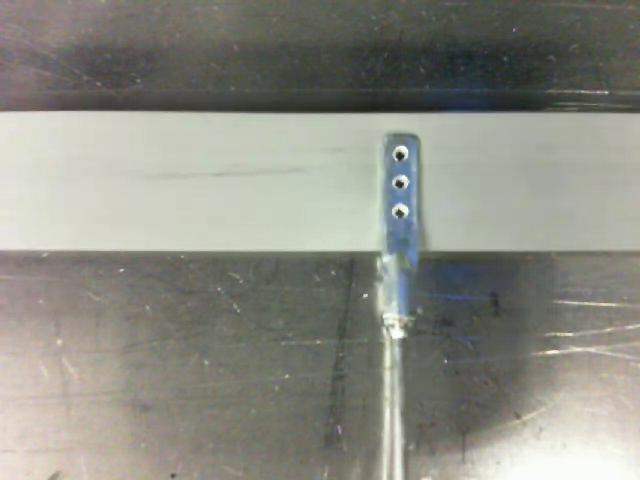
//> input picture camera/FeaturePointsSolutions/samples/00000013.jpg, 640 x 480 px
$ ./detectImage samples/00000013.jpg   (built with g++ and OpenCV 4)
//> lines starting //> are read from the running program, lines starting //| are printed output that depends on the picture
### camera/FeaturePointsSolutions/detection.hpp
#ifndef __DECT_H__
#define __DECT_H__

#include <stdio.h>
#include <opencv2/features2d/features2d.hpp>
#include <opencv2/highgui/highgui.hpp>
#include <opencv2/imgproc/imgproc_c.h>
#include <opencv2/legacy/compat.hpp>
#include <gsl/gsl_fit.h>
#include <math.h>

CvMat * toBWImage(CvMat * src);
CvMat * toEdgeImage(CvMat * src);
CvMat * toGrayImage(IplImage * src);
IplImage * resizeTo(IplImage * src, int width, int height);
int isDot(int row, int column, CvMat * image);
int hasContinuePoint(int row, int column, CvMat * image);
int findTopBottom(CvMat * edgeImage, int * topLineY, int * bottomLineY);
int findLeftRight(CvSeq *imageKeypoints, int * leftLineX, int * rightLineX);
int isProturding(IplImage * image,
                 int topLineY, int bottomLineY, int leftLineX, int rightLineX,
                 CvSeq *imageKeypoints, int keyPointSizeThreshold,
                 float outsideRatioThreshold, int distanceThreshold);

void drawAllFeaturePoints(IplImage * image, CvSeq * imageKeypoints);

int isRotate(IplImage * image,
             int topLineY, int leftLineX, int rightLineX, CvSeq *imageKeypoints,
             int keyPointSizeThreshold, int distanceThreshold,
             double absSlopeThreshold, double * outSlope);

void detectError(IplImage * image, CvMat * grayImage, CvMat * edgeImage,
               int keyFrameFeature,
               int featureThreshold, int counter);

void detectErrorInBounds(
    IplImage * image, CvMat * grayImage, CvMat * edgeImage,
    int keyFrameFeature,
    int featureThreshold, int counter,
    int topLineY, int bottomLineY, int leftLineX, int rightLineX);


int getFeatureCount(CvMat * grayImage, int featureThreshold);

#endif

### camera/FeaturePointsSolutions/detection.cpp
#include "detection.hpp"

// [5 lines left out: function toBWImage, not called in this run]

CvMat * toEdgeImage(CvMat * src) {
    CvMat *dest = cvCreateMat(src->height, src->width, CV_8UC1);
    cvCanny(src, dest, 50, 150, 3);
    return dest;
}

CvMat * toGrayImage(IplImage * src) {
    CvMat * dest = cvCreateMat(src->height, src->width, CV_8UC1);
    cvCvtColor(src, dest, CV_BGR2GRAY);
    return dest;
}

IplImage * resizeTo(IplImage * src, int width, int height) {
    IplImage * dest = NULL;
    CvSize size;

    size.width=width;
    size.height=height;

    dest = cvCreateImage(size,src->depth,src->nChannels);
    cvResize(src, dest, CV_INTER_LINEAR);
    return dest;
}

// [286 lines left out: functions isDot, hasContinuePoint, findTopBottom, findLeftRight, isProturding, isRotate and 5 more, not called in this run]


void detectError(IplImage * image, CvMat * grayImage, CvMat * edgeImage,
               int keyFrameFeature,
               int featureThreshold, int counter) {

    CvMemStorage* storage = cvCreateMemStorage(0);
    CvSeq *imageKeypoints = 0;
    CvSeq *imageDescriptors = 0;
    CvSURFParams params = cvSURFParams(featureThreshold, 1);
    cvExtractSURF(grayImage, 0, &imageKeypoints, &imageDescriptors, storage, params);

    int leftLineX = -1;
    int rightLineX = -1;
    int topLineY = -1;
    int bottomLineY = -1;
    double slope = 0;

    findTopBottom(edgeImage, &topLineY, &bottomLineY);
    findLeftRight(imageKeypoints, &leftLineX, &rightLineX);

    int hasProturding = isProturding(
        image, topLineY, bottomLineY, leftLineX, rightLineX,
        imageKeypoints, 30, 0.15, 2
    );

    int hasRotate = isRotate(
        image, topLineY, leftLineX, rightLineX,
        imageKeypoints, 30, 2, 0.1, &slope
    );

    if (keyFrameFeature >= 45 && topLineY != bottomLineY) {

        drawSlopeInfo(image, slope);
        drawBoundary(image, topLineY, bottomLineY, leftLineX, rightLineX);
        drawDetectionResult(image, hasProturding, hasRotate);
        drawFeaturePoints(image, imageKeypoints, 30, topLineY, leftLineX, rightLineX, 2);

        if (hasRotate) {
          char * filename = (char *) malloc(sizeof(char) * 200);
          sprintf(filename, "miss/%08d.png", counter);
          cvSaveImage(filename, image, 0);
          free(filename);
        }
    }
}

// [8 lines left out: function getFeatureCount, not called in this run]

### camera/FeaturePointsSolutions/detectImage.cpp
#include "detection.hpp"

#include <sys/time.h>


int main(int argc, char ** argv) {

    if (argc != 2) {
      printf("usage: %s imageFile.jpg\n", argv[0]);
      exit(0);
    }

    struct timeval tv;
    gettimeofday(&tv, NULL);
    long startSec = tv.tv_sec;
    long startUsec = tv.tv_usec;

    IplImage * frame = cvLoadImage(argv[1], 1);
//> frame is the input picture: 480 rows x 640 cols, CV_8UC3; mean B, G, R 132.1, 140.7, 140.3
    IplImage * resized = resizeTo(frame, 320, 240);
    CvMat * grayImage = toGrayImage(resized);
//> in toGrayImage, `cvCvtColor(src, dest, CV_BGR2GRAY);`:
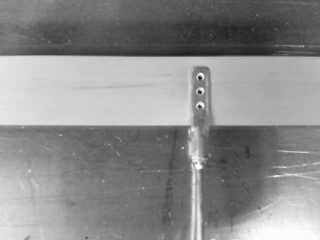
//> dest: 240 rows x 320 cols, CV_8UC1; min 31, max 253, mean 139.8
    CvMat * edgeImage = toEdgeImage(grayImage);
//> in toEdgeImage, `cvCanny(src, dest, 50, 150, 3);`:
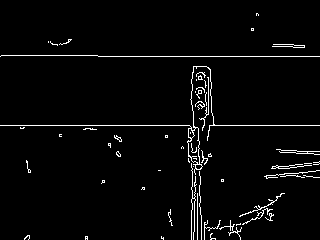
//> dest: 240 rows x 320 cols, CV_8UC1; 3.1% white in thin lines or dots


    detectError(resized, grayImage, edgeImage, 100, 800, 0);
//> (the run ends here: the program needs code that is not available in this run, at `CvSURFParams params = cvSURFParams(featureThreshold, 1);`)

$ run again, on camera/FeaturePointsSolutions/samples/00000015.jpg
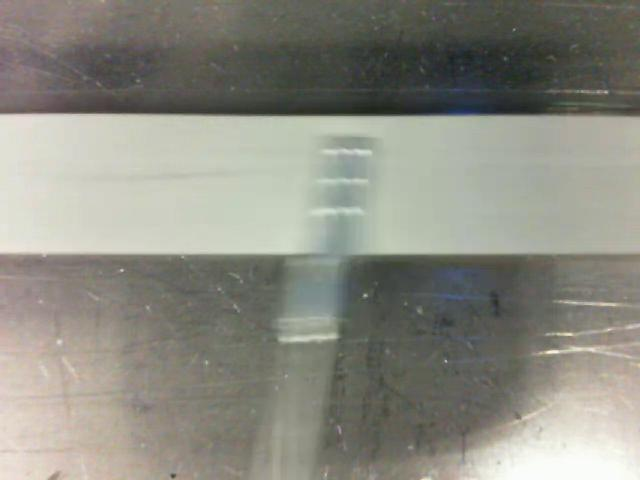
//> input picture camera/FeaturePointsSolutions/samples/00000015.jpg, 640 x 480 px
//> frame is the input picture: 480 rows x 640 cols, CV_8UC3; mean B, G, R 130.1, 140, 140.2
//> in toEdgeImage, `cvCanny(src, dest, 50, 150, 3);`:
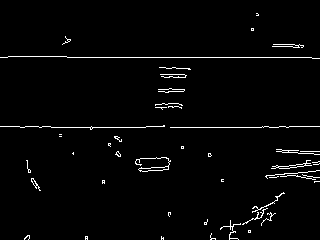
//> dest: 240 rows x 320 cols, CV_8UC1; 2.4% white in thin lines or dots
